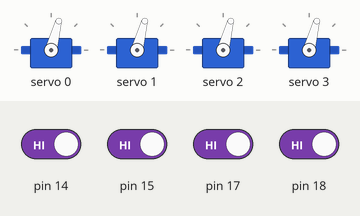
This sketch was run on a simulated Arduino Uno, built with avr-gcc and run on an emulated ATmega328P. On the bench: 4 × servo. The inputs (shaded band) are chosen by the test bench; at power-on: pin 14, pin 15, pin 17, pin 18 HIGH.

Above: at 2.8 s.
2.9 s: pin 14 driven LOW
At 3.9 s:
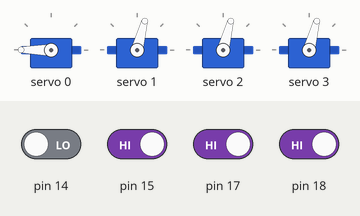
4.5 s: pin 15 driven LOW
At 6.2 s:
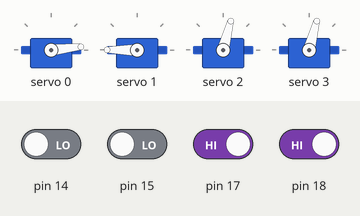
6.5 s: pin 17 driven LOW
At 8.8 s:
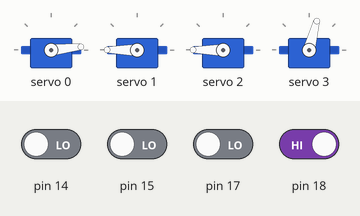
9.1 s: pin 18 driven LOW
At 10.7 s:
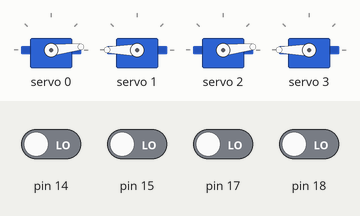
11.1 s: pin 14 driven HIGH
At 12.0 s:
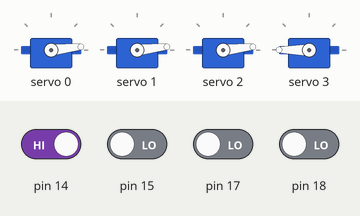
12.6 s: pin 17 driven HIGH
At 14.1 s:
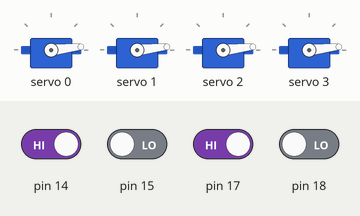
Timing chart, 0 to 15.6 s (numbered marks = the images above; inputs shaded):
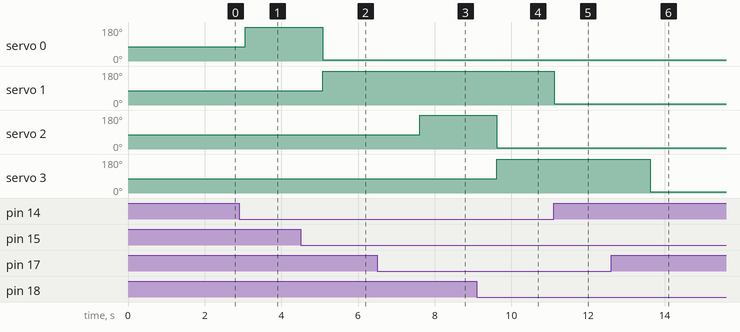

The sketch:

catchrobo_servo_Ha2.ino
```cpp
#include <Wire.h>
#include <Adafruit_PWMServoDriver.h>
Adafruit_PWMServoDriver pwm = Adafruit_PWMServoDriver();
#define SERVOMIN 150 // this is the 'minimum' pulse length count (out of 4096)
#define SERVOMAX 600 // this is the 'maximum' pulse length count (out of 4096)

void setup() {
  pinMode(14,INPUT);
  pinMode(15,INPUT);
  pinMode(16,INPUT);
  pinMode(17,INPUT);

  pwm.begin();
  pwm.setPWMFreq(60); // Analog servos run at ~60 Hz updates
  servo_write(0,70);
  servo_write(1,70);
  servo_write(2,70);
  servo_write(3,70);
}

void loop() {
  int vol1;
  int vol2;
  int vol3;
  int vol4;

  vol1 = digitalRead(14);
  vol2 = digitalRead(15);
  vol3 = digitalRead(17);
  vol4 = digitalRead(18);

//箱を落とす両側サーボの回転(0度~180度)
  if(vol1 == LOW && vol2 == LOW){
   servo_write(0,0);
   servo_write(1,180);
  }else if(vol1 == LOW){
    servo_write(0,180);
  }else if(vol2 == LOW){
    servo_write(1,0);
  }else{
    delay(10);
  }
  delay(500);

//箱押さえと箱閉じに使うサーボの回転
  if(vol3 == LOW && vol4 == LOW){
   servo_write(2,0);
   servo_write(3,180);
  //0番ピンのサーボに角度10度を指示
  }else if(vol3 == LOW){
    servo_write(2,180);
  }else if(vol4 == LOW){
    servo_write(3,0);
  }else{
    delay(10);
  }
  delay(500);
}

void servo_write(int n, int ang){
  ang = map(ang, 0, 180, SERVOMIN, SERVOMAX); //角度（0～180）をPWMのパルス幅（150～600）へ変換
  pwm.setPWM(n, 0, ang);
}
```

Measured:
- after the input at 2.9 s, servo 0: 75° → 180° after 0.16 s
- after the input at 4.5 s, servo 0: 180° → 6° after 0.59 s; servo 1: 75° → 180° after 0.59 s
- after the input at 6.5 s, servo 2: 75° → 180° after 1.1 s
- after the input at 9.1 s, servo 2: 180° → 6° after 0.52 s; servo 3: 75° → 180° after 0.52 s
- after the input at 11.1 s, servo 1: 180° → 6° at once
- after the input at 12.6 s, servo 3: 180° → 6° after 1.0 s
